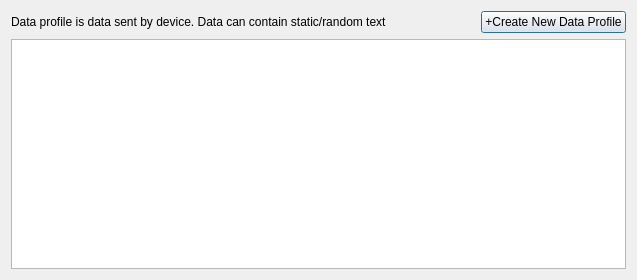
<?xml version="1.0" encoding="UTF-8"?>
<ui version="4.0">
 <class>ViewDataProfile</class>
 <widget class="QDialog" name="ViewDataProfile">
  <property name="geometry">
   <rect>
    <x>0</x>
    <y>0</y>
    <width>637</width>
    <height>280</height>
   </rect>
  </property>
  <property name="windowTitle">
   <string>Data Profile</string>
  </property>
  <layout class="QVBoxLayout" name="verticalLayout">
   <item>
    <layout class="QHBoxLayout" name="horizontalLayout">
     <item>
      <widget class="QLabel" name="label">
       <property name="text">
        <string>Data profile is data sent by device. Data can contain static/random text</string>
       </property>
      </widget>
     </item>
     <item>
      <spacer name="horizontalSpacer">
       <property name="orientation">
        <enum>Qt::Horizontal</enum>
       </property>
       <property name="sizeHint" stdset="0">
        <size>
         <width>40</width>
         <height>20</height>
        </size>
       </property>
      </spacer>
     </item>
     <item>
      <widget class="QPushButton" name="btnNewDataProfile">
       <property name="text">
        <string>+Create New Data Profile</string>
       </property>
      </widget>
     </item>
    </layout>
   </item>
   <item>
    <widget class="QTableWidget" name="tableWidget"/>
   </item>
  </layout>
 </widget>
 <resources/>
 <connections/>
</ui>
